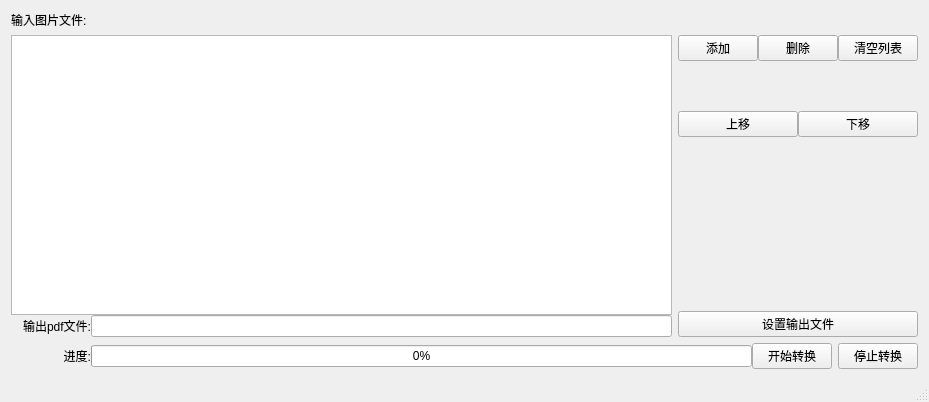
<?xml version="1.0" encoding="UTF-8"?>
<ui version="4.0">
 <class>MainWindow</class>
 <widget class="QMainWindow" name="MainWindow">
  <property name="geometry">
   <rect>
    <x>0</x>
    <y>0</y>
    <width>929</width>
    <height>402</height>
   </rect>
  </property>
  <property name="windowTitle">
   <string>MainWindow</string>
  </property>
  <widget class="QWidget" name="centralWidget">
   <layout class="QVBoxLayout" name="verticalLayout_3">
    <item>
     <widget class="QLabel" name="label">
      <property name="text">
       <string>输入图片文件:</string>
      </property>
     </widget>
    </item>
    <item>
     <layout class="QHBoxLayout" name="horizontalLayout_6">
      <item>
       <layout class="QVBoxLayout" name="verticalLayout_2" stretch="1,0">
        <property name="spacing">
         <number>0</number>
        </property>
        <item>
         <widget class="QListWidget" name="listWidget_image"/>
        </item>
        <item>
         <layout class="QHBoxLayout" name="horizontalLayout_3" stretch="0,1">
          <property name="spacing">
           <number>0</number>
          </property>
          <item>
           <widget class="QLabel" name="label_2">
            <property name="minimumSize">
             <size>
              <width>80</width>
              <height>0</height>
             </size>
            </property>
            <property name="maximumSize">
             <size>
              <width>80</width>
              <height>16777215</height>
             </size>
            </property>
            <property name="text">
             <string>输出pdf文件:</string>
            </property>
            <property name="alignment">
             <set>Qt::AlignRight|Qt::AlignTrailing|Qt::AlignVCenter</set>
            </property>
           </widget>
          </item>
          <item>
           <widget class="QLineEdit" name="lineEdit_pdfOutput"/>
          </item>
         </layout>
        </item>
       </layout>
      </item>
      <item>
       <layout class="QVBoxLayout" name="verticalLayout">
        <property name="spacing">
         <number>0</number>
        </property>
        <item>
         <layout class="QHBoxLayout" name="horizontalLayout_2">
          <property name="spacing">
           <number>0</number>
          </property>
          <item>
           <widget class="QPushButton" name="pushButton_addImage">
            <property name="text">
             <string>添加</string>
            </property>
           </widget>
          </item>
          <item>
           <widget class="QPushButton" name="pushButton_deleteImage">
            <property name="text">
             <string>删除</string>
            </property>
           </widget>
          </item>
          <item>
           <widget class="QPushButton" name="pushButton_clearImageList">
            <property name="text">
             <string>清空列表</string>
            </property>
           </widget>
          </item>
         </layout>
        </item>
        <item>
         <spacer name="verticalSpacer">
          <property name="orientation">
           <enum>Qt::Vertical</enum>
          </property>
          <property name="sizeType">
           <enum>QSizePolicy::Fixed</enum>
          </property>
          <property name="sizeHint" stdset="0">
           <size>
            <width>20</width>
            <height>50</height>
           </size>
          </property>
         </spacer>
        </item>
        <item>
         <layout class="QHBoxLayout" name="horizontalLayout_5">
          <property name="spacing">
           <number>0</number>
          </property>
          <item>
           <widget class="QPushButton" name="pushButton_imageMoveUp">
            <property name="text">
             <string>上移</string>
            </property>
           </widget>
          </item>
          <item>
           <widget class="QPushButton" name="pushButton_imageMoveDown">
            <property name="text">
             <string>下移</string>
            </property>
           </widget>
          </item>
         </layout>
        </item>
        <item>
         <spacer name="verticalSpacer_2">
          <property name="orientation">
           <enum>Qt::Vertical</enum>
          </property>
          <property name="sizeHint" stdset="0">
           <size>
            <width>20</width>
            <height>40</height>
           </size>
          </property>
         </spacer>
        </item>
        <item>
         <widget class="QPushButton" name="pushButton_setOutputFileName">
          <property name="text">
           <string>设置输出文件</string>
          </property>
         </widget>
        </item>
       </layout>
      </item>
     </layout>
    </item>
    <item>
     <layout class="QHBoxLayout" name="horizontalLayout_4" stretch="0,1,0">
      <property name="spacing">
       <number>0</number>
      </property>
      <item>
       <widget class="QLabel" name="label_3">
        <property name="minimumSize">
         <size>
          <width>80</width>
          <height>0</height>
         </size>
        </property>
        <property name="maximumSize">
         <size>
          <width>80</width>
          <height>16777215</height>
         </size>
        </property>
        <property name="text">
         <string>进度:</string>
        </property>
        <property name="alignment">
         <set>Qt::AlignRight|Qt::AlignTrailing|Qt::AlignVCenter</set>
        </property>
       </widget>
      </item>
      <item>
       <widget class="QProgressBar" name="progressBar">
        <property name="value">
         <number>0</number>
        </property>
       </widget>
      </item>
      <item>
       <layout class="QHBoxLayout" name="horizontalLayout">
        <item>
         <widget class="QPushButton" name="pushButton_beginConv">
          <property name="text">
           <string>开始转换</string>
          </property>
         </widget>
        </item>
        <item>
         <widget class="QPushButton" name="pushButton_endConv">
          <property name="text">
           <string>停止转换</string>
          </property>
         </widget>
        </item>
       </layout>
      </item>
     </layout>
    </item>
   </layout>
  </widget>
  <widget class="QStatusBar" name="statusBar"/>
 </widget>
 <layoutdefault spacing="6" margin="11"/>
 <resources/>
 <connections/>
</ui>
